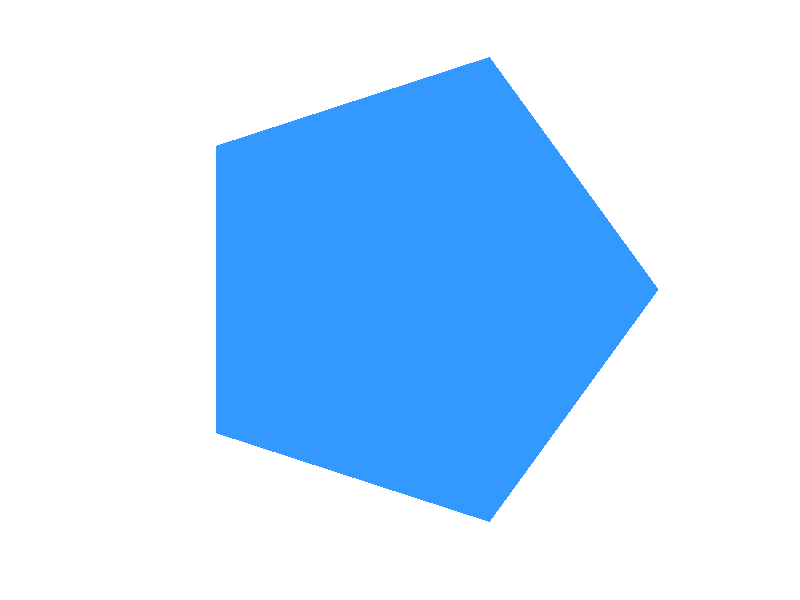

Write the MATLAB code that produced this figure.
function points = reg_poly(n,fi)
% draw a regular polygon

switch nargin
    case 0
        n = 5;
        fi = 0;
    case 1
        fi = 0;
end

th = linspace(0, 2*pi, n+1) + fi;
x = cos(th);
y = sin(th);

switch nargout
    case 0
        screen = get(0, 'ScreenSize');
        screen(1:2) = [];
        fig_size = [400, 400];
        fig_pos = [screen/2-fig_size/2, fig_size];
        figure(...
            'Position', fig_pos,...
            'MenuBar', 'no',...
            'Color', [1 1 1],...
            'Name', ['Regular ', num2str(n), '-gon'],...
            'NumberTitle', 'off')
        axes(...
            'Visible', 'off',...
            'DataAspectRatio', [1, 1, 1])
        patch(...
            'XData', x,...
            'YData', y,...
            'FaceColor', [0.2, 0.6, 1],...
            'EdgeColor', 'none')
    case 1
        points = [x;y];
end


end

